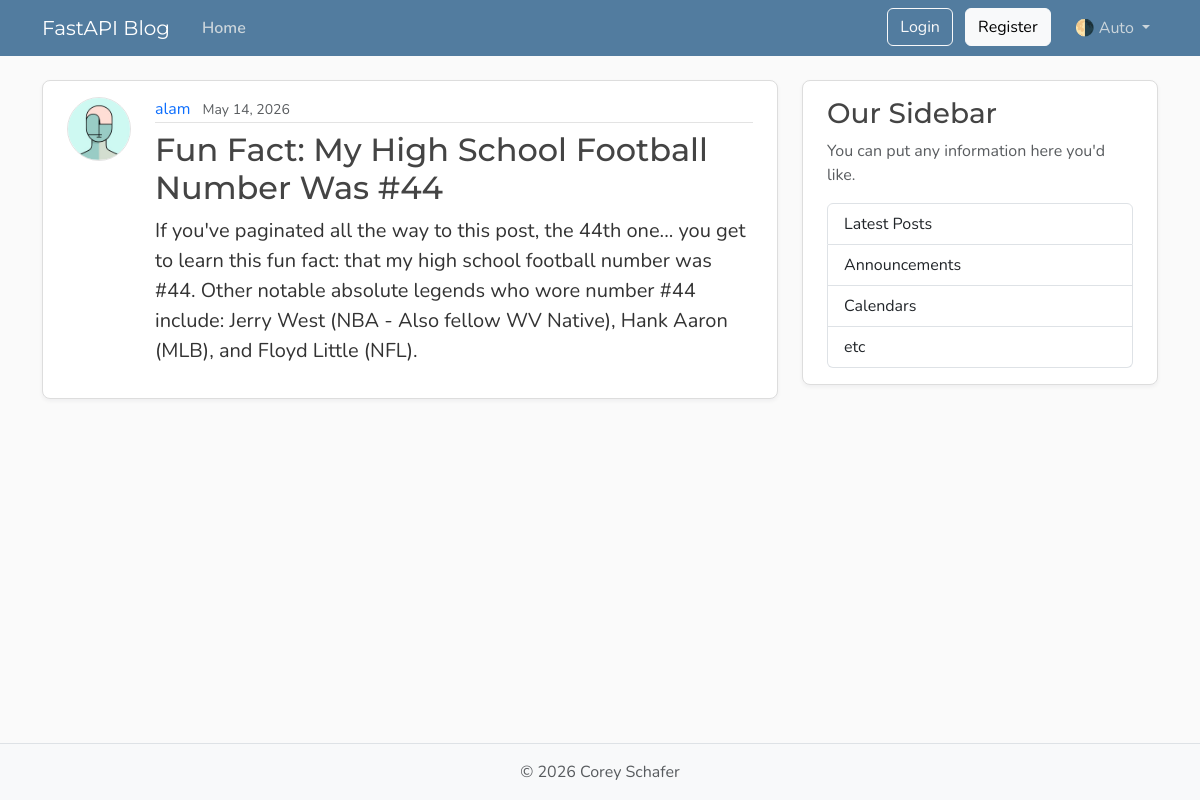
/posts/1, run on the app's committed database.
### database/models.py (models this page shows, shortened)
class User(Base):
    __tablename__ = "users"
    id: Mapped[int] = mapped_column(Integer, primary_key=True, index=True)
    username: Mapped[str] = mapped_column(String(50), unique=True, nullable=False)
    email: Mapped[str] = mapped_column(String(120), unique=True, nullable=False)
    password_hash: Mapped[str] = mapped_column(String(200), nullable=False)
    image_file: Mapped[str | None] = mapped_column(
        String(200),
        nullable=True,
        default=None,
    )
    posts: Mapped[list[Post]] = relationship(back_populates="author", cascade="all, delete-orphan")

class Post(Base):
    __tablename__ = "posts"
    id: Mapped[int] = mapped_column(Integer, primary_key=True, index=True)
    title: Mapped[str] = mapped_column(String(100), nullable=False)
    content: Mapped[str] = mapped_column(Text, nullable=False)
    user_id: Mapped[int] = mapped_column(
        ForeignKey("users.id"),
        nullable=False,
        index=True,
    )
    date_posted: Mapped[datetime] = mapped_column(
        DateTime(timezone=True),
        default=lambda: datetime.now(UTC),
    )
    author: Mapped[User] = relationship(back_populates="posts")

### main.py (the view)
@app.get("/posts/{post_id}", include_in_schema=False, name="post_detail")
async def get_postpage(request: Request, post_id: int, db: Annotated[AsyncSession, Depends(get_db)]):
    result = await db.execute(
        select(models.Post)
        .options(selectinload(models.Post.author))
        .where(models.Post.id == post_id)
    )
    post = result.scalar_one_or_none()
    if post is None:
        raise HTTPException(
            status_code=status.HTTP_404_NOT_FOUND,
            detail="Post not found"
            )
    return templates.TemplateResponse(
        request,
        "post.html",
        {"post": post, "title": post.title}
    )

### templates/post.html (shortened to what this page needs)
{% extends "layout.html" %} {% block content %}
<article class="content-section py-3 px-4 mb-4">
  <div class="d-flex align-items-start gap-4">
    <img
      class="rounded-circle article-img flex-shrink-0"
      src="{{ post.author.image_path }}"
      alt="{{ post.author.username }}'s profile picture"
      width="64"
      height="64"
      loading="lazy"
    />
    <div class="flex-grow-1">
      <div class="article-metadata mb-2">
        <a
          class="me-2"
          href="{{ url_for('users_posts', user_id=post.author.id) }}"
          >{{ post.author.username }}</a
        >
        <small class="text-body-secondary"
          >{{ post.date_posted.strftime("%B %d, %Y") }}</small
        >
      </div>
      <h2 class="article-title">{{ post.title }}</h2>
      <p class="article-content">{{ post.content }}</p>
    </div>
  </div>
</article>
{% endblock content %}

### static/css/main.css (style rules this page uses)
:root { --font-heading: "Montserrat", system-ui, -apple-system, BlinkMacSystemFont, sans-serif; --font-body: "Nunito", system-ui, -apple-system, BlinkMacSystemFont, sans-serif; --color-bg-body: #fafafa; --color-bg-content: #ffffff; --color-text-primary: #333333; --color-text-heading: #444444; --color-steel: #527c9f; --color-nav-link: #cbd5db; --color-nav-link-hover: #ffffff; --color-link-hover: #428bca; --color-border: #dddddd; --color-border-light: #e3e3e3; --spacing-xl: 5rem; --article-img-size: 4rem; --account-img-size: 7.813rem; }
body { font-family: var(--font-body); background: var(--color-bg-body); color: var(--color-text-primary); }
h1, h2, h3, h4, h5, h6 { font-family: var(--font-heading); color: var(--color-text-heading); }
a { text-decoration: none; }
.content-section { background: var(--color-bg-content); border: 1px solid var(--color-border); border-radius: 0.5rem; box-shadow: 0 2px 4px rgba(15, 23, 42, 0.05); transition: box-shadow 0.15s ease, transform 0.15s ease, border-color 0.15s ease; }
.article-title { color: var(--color-text-heading); transition: color 0.2s ease-in-out; }
.article-content { white-space: pre-line; font-size: 1.25rem; }
.article-img { height: var(--article-img-size); width: var(--article-img-size); flex-shrink: 0; object-fit: cover; border: 1px solid var(--color-border-light); box-shadow: 0 0 0 2px var(--color-bg-content); }
.article-metadata { padding-bottom: 0.063rem; border-bottom: 1px solid var(--color-border-light); }
.article-metadata a { transition: color 0.2s ease-in-out; }

### data on the page
User: author.image_path (picture), author.username "alam"
Post: date_posted "May 14, 2026", title "Fun Fact: My High School Football Number Was #44", content "If you've paginated all the way to this post, the 44th one... you get to learn this fun fact: that my high school football number was #44. Other notable absolute legends who wore number #44 include: Jerry West (NBA - Also fellow WV Native), Hank Aaron (MLB), and Floyd Little (NFL)."
